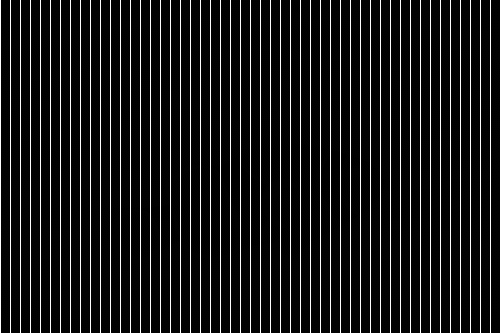
#> input picture download.png, 500 x 333 px
$ python small.py
#> lines starting #> are read from the running program, lines starting #| are printed output that depends on the picture
from PIL import Image
from numpy import*
import matplotlib.cm as cm
import numpy as np
import matplotlib.pyplot as plt
from scipy import misc
from sklearn.decomposition import PCA
def pixelate(first_file, second_file, pixel_size):
#> called with first_file = 'download.png', second_file = 'download.jpeg', pixel_size = 100
    im1 = Image.open(first_file)
#> im1 is the input picture: PIL image 500x333 RGBA; mean R, G, B, A 26.9, 26.9, 26.9, 255
    im2 = Image.open(second_file)
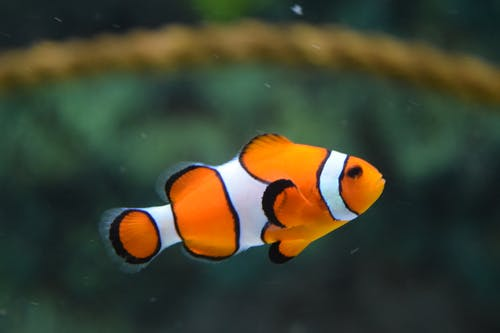
#> input picture download.jpeg, 500 x 333 px
#> im2 is the input picture: PIL image 500x333 RGB; mean R, G, B 63.7, 66.9, 48.5
    #resizing
    im1 = im1.resize((size, size), Image.BILINEAR)
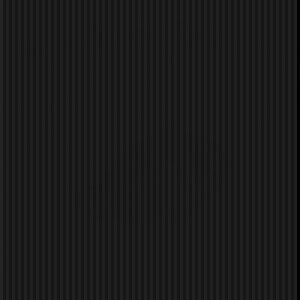
#> im1: PIL image 100x100 RGBA (shown 3 times larger); mean R, G, B, A 26.7, 26.7, 26.7, 255
    im2 = im2.resize((size, size), Image.BILINEAR)
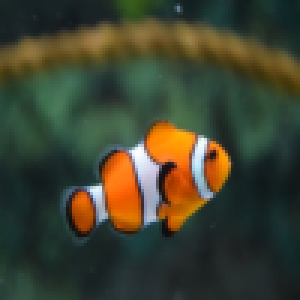
#> im2: PIL image 100x100 RGB (shown 3 times larger); mean R, G, B 63.7, 66.9, 48.4
    A1 = black_and_white(im1)
    A2 = black_and_white(im2)
    return A1, A2
def black_and_white(temp):
    temp=temp.convert('1')
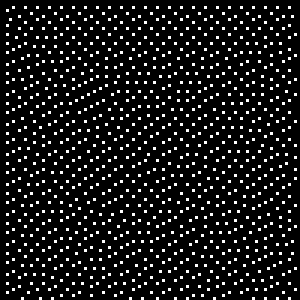
#> temp: PIL image 100x100 1 (shown 3 times larger); 10.2% white in thin lines or dots
    A = array(temp)             # Creates an array, white pixels==True and black pixels==False
    new_A=empty((A.shape[0],A.shape[1]),None)    #New array with same size as A
    for i in range(len(A)):
        for j in range(len(A[i])):
            if A[i][j]==True:
                new_A[i][j]=0
            else:
                new_A[i][j]=1
#> this loop made 100 passes
#> new_A: shape (100, 100) float64; values 0 (black) and 1 (white), 89.8% white; black in thin lines or dots
    return A
if __name__ == "__main__":
    file_1 = "download.png"
    file_2 = "download.jpeg"
    size = 100
    A1, A2 = pixelate(file_1, file_2, size)
#> in black_and_white (call 2), `temp=temp.convert('1')`:
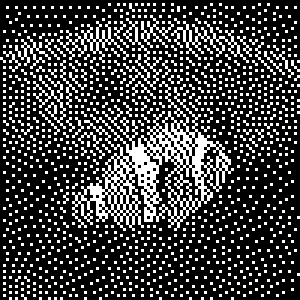
#> temp: PIL image 100x100 1 (shown 3 times larger); 24.5% white in thin lines or dots
#> the loop in black_and_white (call 2), `for i in range(len(A)):` made 100 passes
#> after the loop in black_and_white (call 2), `for i in range(len(A)):`: new_A: shape (100, 100) float64; values 0 (black) and 1 (white), 75.5% white; black in thin lines or dots
    print(A1)
#> (printed output is left out)
    print(A2)
#> (printed output is left out)
    plt.imsave('filename2.jpeg',A2, cmap=cm.gray)
